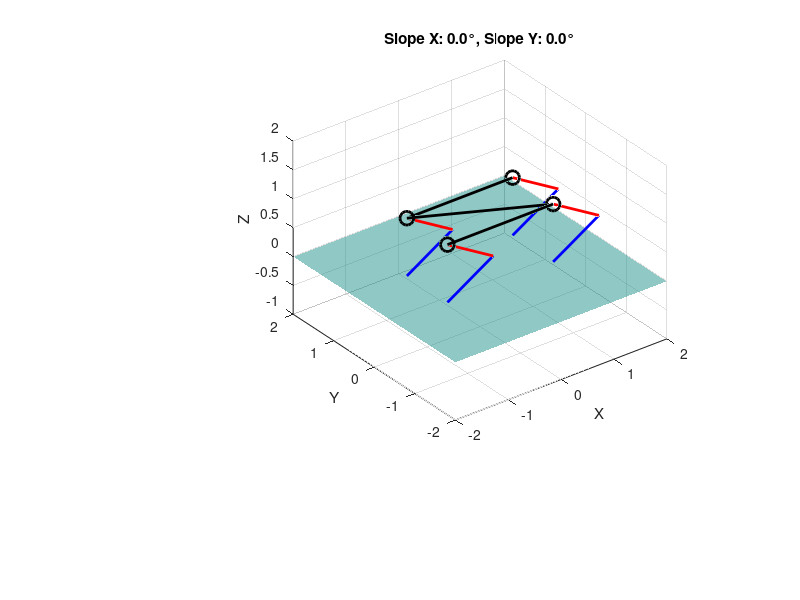

The MATLAB source for this figure: (Note: this script raises an error after producing the figure.)
function quadruped_balance_simulation_with_gyro()
    % 초기 각도 값 설정
    global slope_x slope_y  % X축과 Y축 회전 각도를 전역 변수로 선언
    slope_x = 0;  % X축 회전 각도 (Pitch)를 0으로 초기화
    slope_y = 0;  % Y축 회전 각도 (Roll)를 0으로 초기화
    
    % 초기 설정 - 그래픽 창 생성
    figure('Position', [100, 100, 800, 600]);  % 새로운 그래픽 창을 열고, 창의 위치와 크기를 설정
    
    % 3D 로봇 시각화
    hAxes = axes('Position', [0.3, 0.3, 0.6, 0.6]);  % 그래픽 창 내에서 3D 플롯을 표시할 축을 생성
    plotQuadruped(hAxes);  % 초기 로봇과 바닥을 시각화하는 함수 호출

    % 시리얼 포트 설정 (자이로 데이터를 읽기 위함)
    s = serialport("COM6", 38400, "Timeout", 5); % Timeout을 5초로 설정
    
    % 데이터 읽기 및 업데이트 루프
    while ishandle(hAxes)  % Figure가 열려있는 동안 루프 실행
        if s.NumBytesAvailable > 0 % 수신된 데이터가 있을 때만 읽기
            gyroData = readline(s); % 데이터 읽기
            dataArray = str2double(split(strtrim(gyroData), ',')); % 문자열 다듬기 및 분리

            if length(dataArray) == 2 && all(~isnan(dataArray)) % 올바른 데이터인지 확인
                slope_x = dataArray(1);  % pitch 값을 slope_x로 설정
                slope_y = dataArray(2);  % roll 값을 slope_y로 설정
                plotQuadruped(hAxes);  % 로봇 기울기 업데이트
            end
        end
        pause(0.1); % 업데이트 주기
    end
end

function plotQuadruped(hAxes)
    global slope_x slope_y
    
    % 로봇 몸체 위치 및 크기 정의
    body_length = 2;
    body_width = 1;
    body_height = 0.5;
    body_z = 1;  % 몸체의 고정된 높이 (z축)

    % 로봇 다리 위치 (몸체 모서리 좌표)
    legs = [-body_length/2, -body_width/2;
             body_length/2, -body_width/2;
            -body_length/2,  body_width/2;
             body_length/2,  body_width/2];
         
    % 기울어진 바닥 생성
    [X, Y] = meshgrid(linspace(-2, 2, 10), linspace(-2, 2, 10));
    Z = tand(slope_x) * X + tand(slope_y) * Y;
    
    % 각 다리 끝점이 바닥에 닿는 위치의 높이 계산
    leg_heights = zeros(4, 1);  % 각 다리의 바닥과 닿는 지점의 높이를 저장할 배열 초기화
    for i = 1:4
        leg_heights(i) = interp2(X, Y, Z, legs(i, 1), legs(i, 2), 'linear');
    end
    
    % 시각화 설정
    axes(hAxes);  % 시각화할 축 설정
    cla(hAxes);  % 현재 축의 내용 지우기
    hold on;  % 여러 객체를 동시에 그리기 위해 hold on
    
    % 바닥 시각화
    surf(X, Y, Z, 'FaceAlpha', 0.5, 'EdgeColor', 'none');  % 반투명 바닥을 그리며, 선 없이 면만 표시
    
    % 로봇 몸체 시각화
    plot3(legs(:, 1), legs(:, 2), body_z * ones(4, 1), ...
        'ko-', 'MarkerSize', 10, 'LineWidth', 2);  % 몸체의 네 모서리를 연결한 선을 3D 공간에 시각화
    
    % 각 다리마다 두 개의 선을 그리는 루프
    for i = 1:4
        % 각 다리의 길이 계산
        li = abs(body_z - leg_heights(i));  % i번째 다리의 길이 li 계산

        % 세타i 계산
        thetai = asin(li / 2);  % i번째 다리의 길이로 세타i 계산

        % 첫 번째 선 (legi_line1) 그리기
        start_point = [legs(i, 1), legs(i, 2), body_z];  % i번째 다리의 시작점 좌표
        end_point_x1 = start_point(1) + cos(-thetai);  % X축 방향의 끝점 계산
        end_point_z1 = start_point(3) + sin(-thetai);  % Z축 방향의 끝점 계산

        plot3([start_point(1), end_point_x1], ...
              [start_point(2), start_point(2)], ...  % Y좌표는 동일한 평면에 위치
              [start_point(3), end_point_z1], 'r-', 'LineWidth', 2);  % 빨간색 선으로 표시
        
        % 두 번째 선 (legi_line2) 그리기
        end_point_x2 = end_point_x1 + cos(thetai - pi);  % 첫 번째 선의 끝점에서 thetai - 180도 방향
        end_point_z2 = end_point_z1 + sin(thetai - pi);  % 첫 번째 선의 끝점에서 thetai - 180도 방향

        plot3([end_point_x1, end_point_x2], ...
              [start_point(2), start_point(2)], ...  % Y좌표는 동일한 평면에 위치
              [end_point_z1, end_point_z2], 'b-', 'LineWidth', 2);  % 파란색 선으로 표시
    end
    
    % 축 설정
    xlabel('X');  % X축 레이블
    ylabel('Y');  % Y축 레이블
    zlabel('Z');  % Z축 레이블
    grid on;  % 그리드 표시
    axis equal;  % 축의 비율을 동일하게 유지
    xlim([-2, 2]);  % X축 범위 설정
    ylim([-2, 2]);  % Y축 범위 설정
    zlim([-1, 2]);  % Z축 범위 설정
    view(3);  % 3D 뷰 모드로 설정
    title(sprintf('Slope X: %.1f°, Slope Y: %.1f°', slope_x, slope_y));  % 현재 기울기를 제목으로 표시
    hold off;  % 더 이상 그래프에 추가하지 않도록 hold off
end
